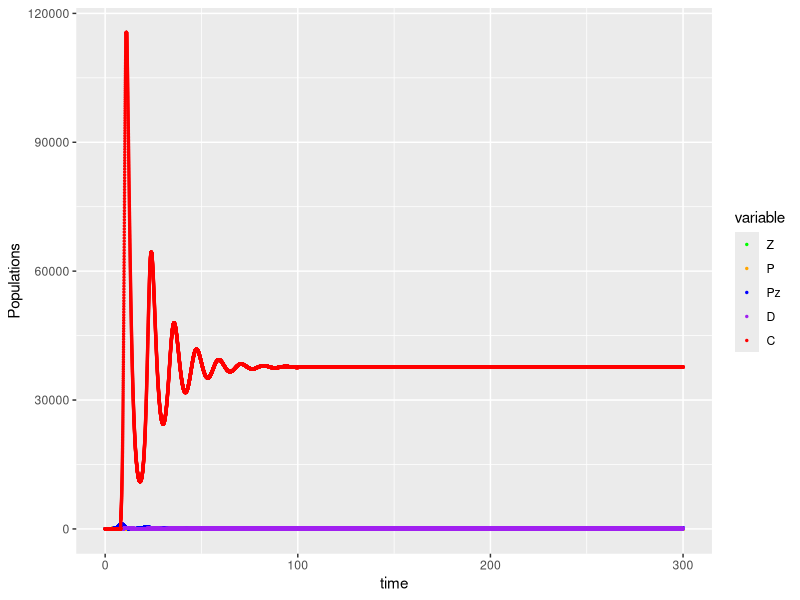
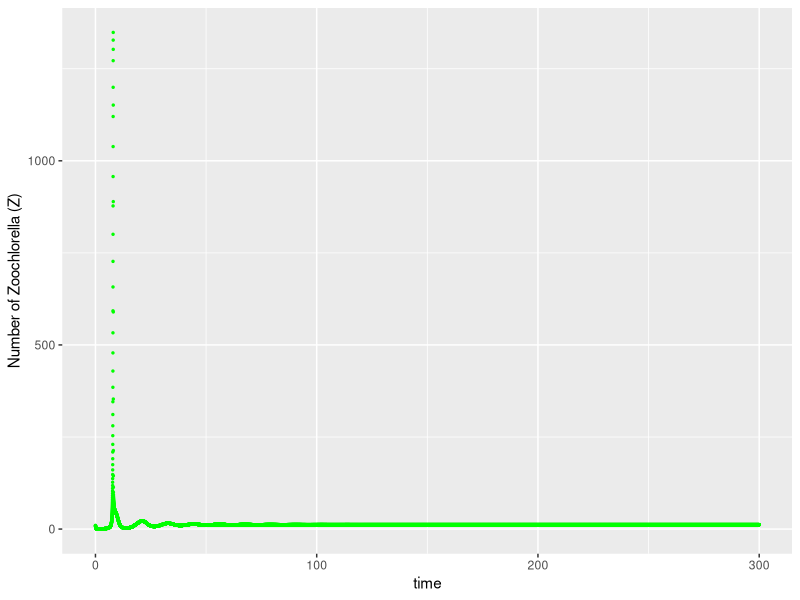
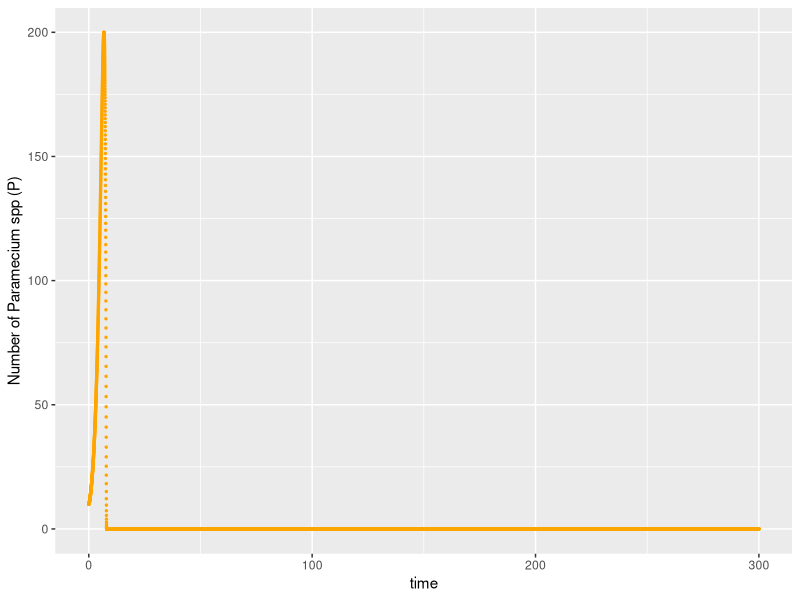
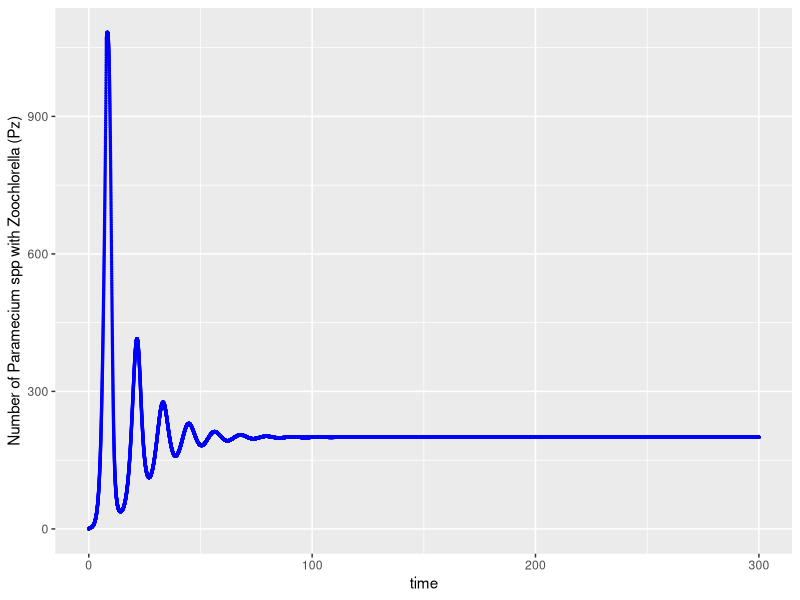
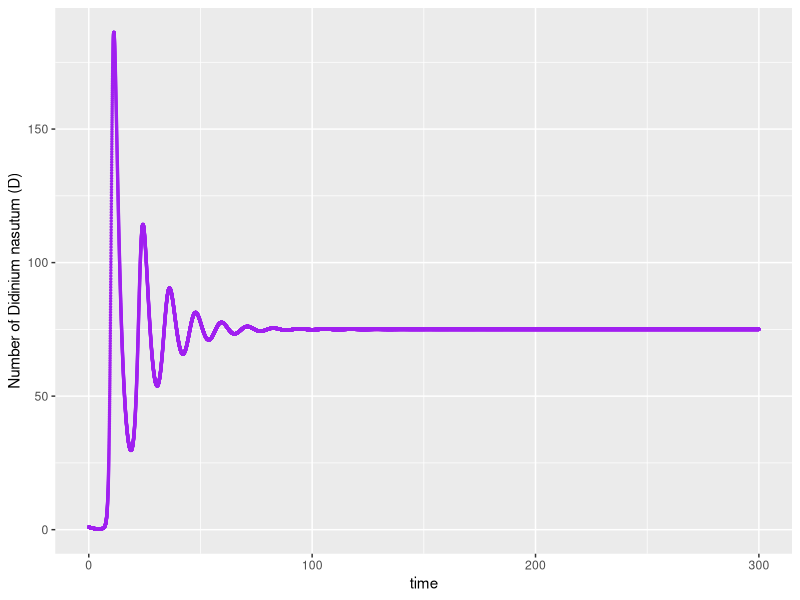
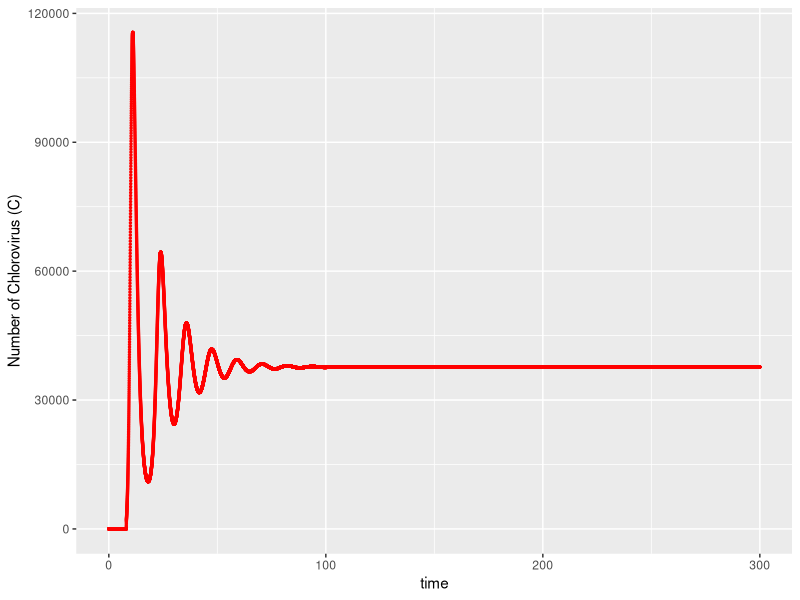
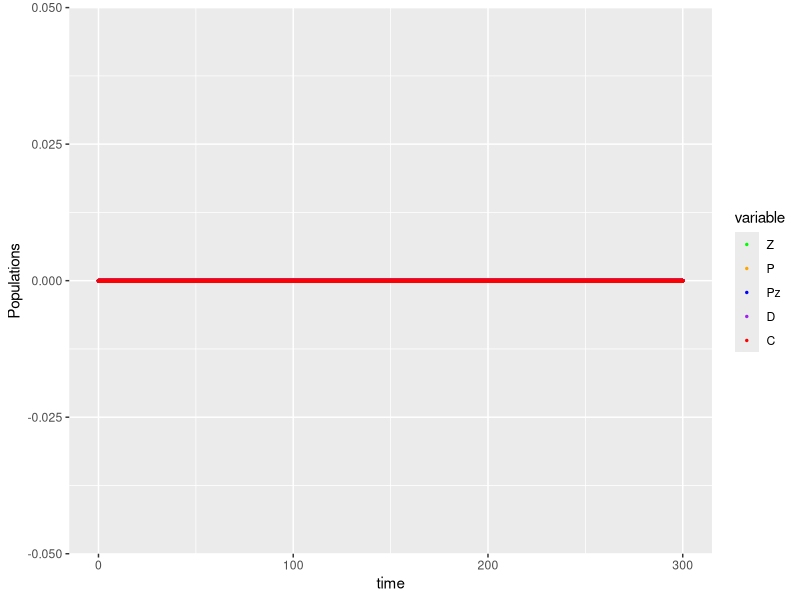
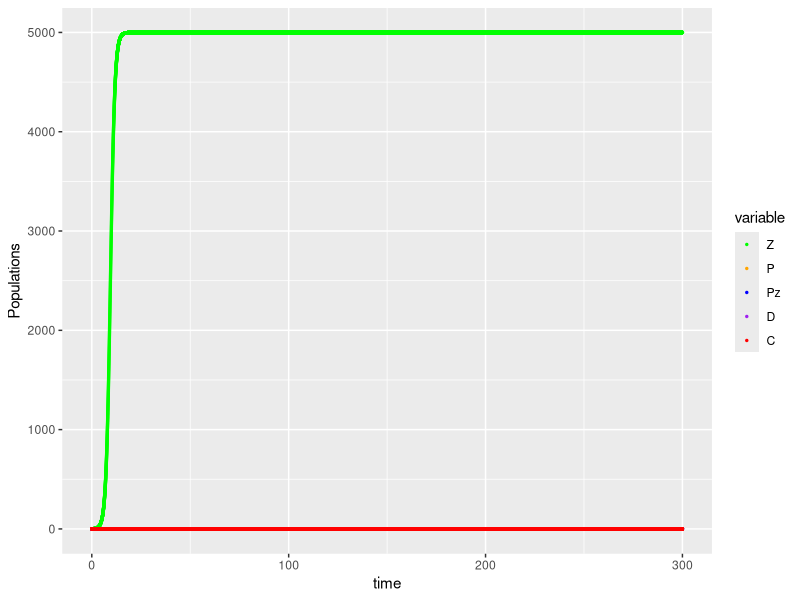

Here is the R script that generated these plots, in order:
## ---- chunk 1
knitr::opts_chunk$set(echo = TRUE)
## ---- chunk 2
# libraries
library('deSolve');
library('reshape2');
library('ggplot2');
library('ggthemes');
library('scales');

# time sequence 
time <- seq(from=0, to=300, by=0.01);

# parameters
parameters <- c(r_Z=0.9, 
                r_P=0.6, 
                r_Pz=0.9, 
                K_z=5000,
                K_P=1000, 
                K_Pz=1200, 
                mu_Pz=0.001, 
                mu_D=0.4, 
                mu_C=0.6,
                s=0.6, 
                i=0.05, 
                delta=0.2, 
                pp=0.01, 
                qq=0.3,
                g=500, 
                alpha=0, 
                theta=0.1, 
                k1=1, 
                k2=1);

# m1 = q*p
# m2+f2 = p
# m1+f1= p
# , 
# m1=0.75, 
# m2=0.30, 
# f1=0.25, 
# f2=0.70

# model
model1 <- function(t, state, parameters){
  with( as.list( c(state, parameters) ), {
    
    dZ  <- r_Z*Z*(1-Z/K_z) + (1-alpha)*g*(qq*pp*D + mu_Pz)*Pz - s*Z*P - i*Z*C;
    dP  <- r_P*P*(1-P/K_P) - theta*s*Z*P - (pp)*P*D;
    dPz <- r_Pz*Pz*(1-Pz/K_Pz) + theta*s*Z*P - (pp)*Pz*D;
    dD  <- delta*( (pp)*P + (pp)*Pz )*D - mu_D*D;
    dC  <- k1*i*Z*C + k2*alpha*g*(qq*pp*D + mu_Pz)*Pz*C - mu_C*C;
    
    return( list( c(dZ, dP, dPz, dD, dC) ) );
  })
}

# initial conditions
state <- c(Z=10, P=10, Pz=0, D=1, C=1);

# Numerical solution
res <- ode(y=state, times=time, func=model1, parms=parameters, method='lsoda');
## ---- chunk 3
# Plot
res_df <- as.data.frame(x=res);
res_m <- melt(data=res_df, id.vars='time');
## ---- chunk 4
p <- ggplot(data=res_m, mapping=aes(x=time, y=value, color=variable ) ) + 
  geom_point(size=0.5) + 
  scale_color_manual(breaks=c("Z", "P", "Pz", "D", "C"), values=c("green", "orange", "blue", "purple", "red") ) + 
  labs(y='Populations');
print(p);
## ---- chunk 5
Z_m <- res_m[which(res_m$variable=='Z'), ];
p_Z <- ggplot(data=Z_m, mapping=aes(x=time, y=value) ) + 
  geom_point(size=0.5, col='green') + 
  labs(y='Number of Zoochlorella (Z)');
print(p_Z);
## ---- chunk 6
P_m <- res_m[which(res_m$variable=='P'), ];
p_P <- ggplot(data=P_m, mapping=aes(x=time, y=value) ) + 
  geom_point(size=0.5, col='orange') + 
  labs(y='Number of Paramecium spp (P)');
print(p_P);
## ---- chunk 7
Pz_m <- res_m[which(res_m$variable=='Pz'), ];
p_Pz <- ggplot(data=Pz_m, mapping=aes(x=time, y=value) ) + 
  geom_point(size=0.5, col='blue') + 
  labs(y='Number of Paramecium spp with Zoochlorella (Pz)');
print(p_Pz);
## ---- chunk 8
D_m <- res_m[which(res_m$variable=='D'), ];
p_D <- ggplot(data=D_m, mapping=aes(x=time, y=value) ) + 
  geom_point(size=0.5, col='purple') + 
  labs(y='Number of Didinium nasutum (D)');
print(p_D);
## ---- chunk 9
C_m <- res_m[which(res_m$variable=='C'), ];
p_C <- ggplot(data=C_m, mapping=aes(x=time, y=value) ) + 
  geom_point(size=0.5, col='red') + 
  labs(y='Number of Chlorovirus (C)');
print(p_C);
## ---- chunk 10
# initial conditions
state <- c(Z=0, P=0, Pz=0, D=0, C=0);
## ---- chunk 11
# Numerical solution
res <- ode(y=state, times=time, func=model1, parms=parameters, method='lsoda');

# Plot
res_df <- as.data.frame(x=res);
res_m <- melt(data=res_df, id.vars='time');

p <- ggplot(data=res_m, mapping=aes(x=time, y=value, color=variable ) ) + 
  geom_point(size=0.5) +
  scale_color_manual(breaks=c("Z", "P", "Pz", "D", "C"), values=c("green", "orange", "blue", "purple", "red") ) + 
  labs(y='Populations');
print(p);
## ---- chunk 12
# initial conditions
state <- c(Z=1, P=0, Pz=0, D=0, C=0);
## ---- chunk 13
# Numerical solution
res <- ode(y=state, times=time, func=model1, parms=parameters, method='lsoda');

# Plot
res_df <- as.data.frame(x=res);
res_m <- melt(data=res_df, id.vars='time');

p <- ggplot(data=res_m, mapping=aes(x=time, y=value, color=variable ) ) + 
  geom_point(size=0.5) +
  scale_color_manual(breaks=c("Z", "P", "Pz", "D", "C"), values=c("green", "orange", "blue", "purple", "red") ) + 
  labs(y='Populations');
print(p);
## ---- chunk 14
# initial conditions
state <- c(Z=0, P=1, Pz=0, D=0, C=0);
## ---- chunk 15
# Numerical solution
res <- ode(y=state, times=time, func=model1, parms=parameters, method='lsoda');

# Plot
res_df <- as.data.frame(x=res);
res_m <- melt(data=res_df, id.vars='time');

p <- ggplot(data=res_m, mapping=aes(x=time, y=value, color=variable ) ) + 
  geom_point(size=0.5) +
  scale_color_manual(breaks=c("Z", "P", "Pz", "D", "C"), values=c("green", "orange", "blue", "purple", "red") ) + 
  labs(y='Populations');
print(p);
## ---- chunk 16
# initial conditions
state <- c(Z=0, P=0, Pz=1, D=0, C=0);
## ---- chunk 17
# Numerical solution
res <- ode(y=state, times=time, func=model1, parms=parameters, method='lsoda');

# Plot
res_df <- as.data.frame(x=res);
res_m <- melt(data=res_df, id.vars='time');

p <- ggplot(data=res_m, mapping=aes(x=time, y=value, color=variable ) ) + 
  geom_point(size=0.5) +
  scale_color_manual(breaks=c("Z", "P", "Pz", "D", "C"), values=c("green", "orange", "blue", "purple", "red") ) + 
  labs(y='Populations');
print(p);
## ---- chunk 18
# initial conditions
state <- c(Z=0, P=0, Pz=0, D=1, C=0);
## ---- chunk 19
# Numerical solution
res <- ode(y=state, times=time, func=model1, parms=parameters, method='lsoda');

# Plot
res_df <- as.data.frame(x=res);
res_m <- melt(data=res_df, id.vars='time');

p <- ggplot(data=res_m, mapping=aes(x=time, y=value, color=variable ) ) + 
  geom_point(size=0.5) +
  scale_color_manual(breaks=c("Z", "P", "Pz", "D", "C"), values=c("green", "orange", "blue", "purple", "red") ) + 
  labs(y='Populations');
print(p);
## ---- chunk 20
# initial conditions
state <- c(Z=0, P=0, Pz=0, D=0, C=1);
## ---- chunk 21
# Numerical solution
res <- ode(y=state, times=time, func=model1, parms=parameters, method='lsoda');

# Plot
res_df <- as.data.frame(x=res);
res_m <- melt(data=res_df, id.vars='time');

p <- ggplot(data=res_m, mapping=aes(x=time, y=value, color=variable ) ) + 
  geom_point(size=0.5) +
  scale_color_manual(breaks=c("Z", "P", "Pz", "D", "C"), values=c("green", "orange", "blue", "purple", "red") ) + 
  labs(y='Populations');
print(p);
